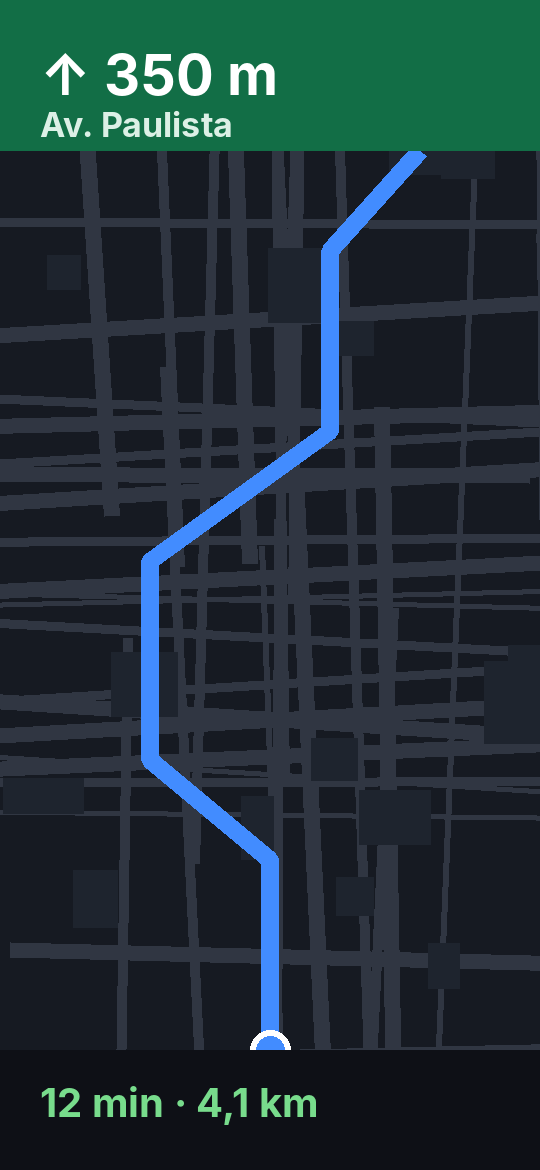
#> input picture videos/07_tempestade_solar/cena3d/texturas/tela_celular.png, 540 x 1170 px
$ python -i montar_storyboard7.py   (imports and definitions only)
#> lines starting #> are read from the running program, lines starting #| are printed output that depends on the picture
"""Storyboard do vídeo 7 (antes da narração). Planos 3D = prévias reais do Blender (cena3d/previas, com bloom);
planos 2D = quadros de layout desenhados aqui, na paleta do canal. Saída: storyboard_video7.pdf"""
import os, math, random, textwrap
import numpy as np
from PIL import Image, ImageDraw, ImageFont, ImageFilter

AQ = os.path.dirname(os.path.abspath(__file__)); V = os.path.dirname(AQ)
PREV = os.path.join(V, 'cena3d', 'previas'); MAPAS = os.path.join(V, '..', '06_terremoto', 'render', 'public')
FD = '/usr/share/fonts/opentype/inter/'
def F(n, s): return ImageFont.truetype(FD + n, s)
NAVY, OURO, BRANCO, CINZA, LARANJA, VERM, AZUL = (8, 12, 24), (227, 176, 75), (242, 244, 248), (150, 160, 180), (255, 120, 30), (230, 50, 40), (70, 150, 255)
W, H = 960, 540

# [5 lines left out: function fundo, not called in this run]

def bloom(im):
    a = np.asarray(im).astype(np.float32) / 255; lum = a.mean(axis=2, keepdims=True)
    c = Image.fromarray((np.clip((lum - 0.6) / 0.4, 0, 1) * a * 255).astype(np.uint8))
    b1 = np.asarray(c.filter(ImageFilter.GaussianBlur(6))).astype(np.float32) / 255; b2 = np.asarray(c.filter(ImageFilter.GaussianBlur(24))).astype(np.float32) / 255
    a = 1 - (1 - a) * (1 - np.clip(b1 * .7 + b2 * .6, 0, 1)); return Image.fromarray((a * 255).astype(np.uint8))

# [4 lines left out: function txt_tela, not called in this run]

def relogio(d, t, cor=BRANCO):
    f = F('Inter-SemiBold.otf', 22); d.rounded_rectangle((W - 230, 18, W - 18, 58), 8, fill=(6, 9, 18))
    d.text((W - 124, 26), t, font=f, fill=cor, anchor='ma')

# [4 lines left out: function mapa, not called in this run]

def terra_2d(d, cx, cy, r, noite=False):
    d.ellipse((cx - r, cy - r, cx + r, cy + r), fill=(25, 60, 120) if not noite else (10, 18, 35), outline=(90, 160, 255), width=3)
    d.chord((cx - r, cy - r, cx + r, cy + r), 200, 340, fill=(40, 110, 70) if not noite else (20, 30, 40))

def sol_2d(d, cx, cy, r):
    for k in range(8, 0, -1): d.ellipse((cx - r - k * 6, cy - r - k * 6, cx + r + k * 6, cy + r + k * 6), fill=(60 + k * 4, 25 + k, 8))
    d.ellipse((cx - r, cy - r, cx + r, cy + r), fill=(255, 150, 40))

# [105 lines left out: functions ficha, q_ondas, q_dinamo, q_escudo, q_aurora, q_tratores and 11 more, not called in this run]
def q_hubble():
    im = Image.open(os.path.join(PREV, 'S07.png')).convert('RGB').resize((W, H)); return im
def q_astronauta():
    im, d = fundo(); d.ellipse((380, 120, 580, 320), fill=(220, 220, 230)); d.ellipse((410, 160, 550, 280), fill=(20, 30, 50))
    d.line((520, 200, 540, 190), fill=(255, 255, 255), width=4); d.rounded_rectangle((360, 300, 600, 500), 40, fill=(220, 220, 230)); return im
# [8 lines left out: functions q_amazonia, q_inpe, not called in this run]
def q_celular():
    im, d = fundo(); d.rounded_rectangle((400, 70, 560, 470), 22, fill=(20, 22, 28), outline=(90, 90, 100), width=4)
    d.text((480, 240), 'sem sinal', font=F('Inter-SemiBold.otf', 22), fill=CINZA, anchor='ma'); return im
# [22 lines left out: functions q_cartela, p3, p2, not called in this run]

INTRO = 'INTRODUÇÃO · 100% 3D (tempos reais da narração)'
P = []
# introdução v2 com tempos reais
import sys; sys.path.insert(0, AQ); from intro_planos import planos as _ip
_I = []
# [4 lines not run here, left out]
from corpo_planos import planos as _cp
# [8 lines left out: function _vis, not called in this run]
# [1 line that did not run here, left out]
# [1 line that did not run here, left out]

# ---------- montagem do PDF ----------
PW, PH, COLS, ROWS, CW, CH, IMW, IMH = 2400, 1500, 4, 3, 560, 420, 540, 304
# [5 lines left out: function pag, not called in this run]
pages = []; i = 0; n = 2; t0 = 0.0
# [19 lines not run here, left out]
cap = Image.new('RGB', (PW, PH), (6, 9, 16)); d = ImageDraw.Draw(cap)
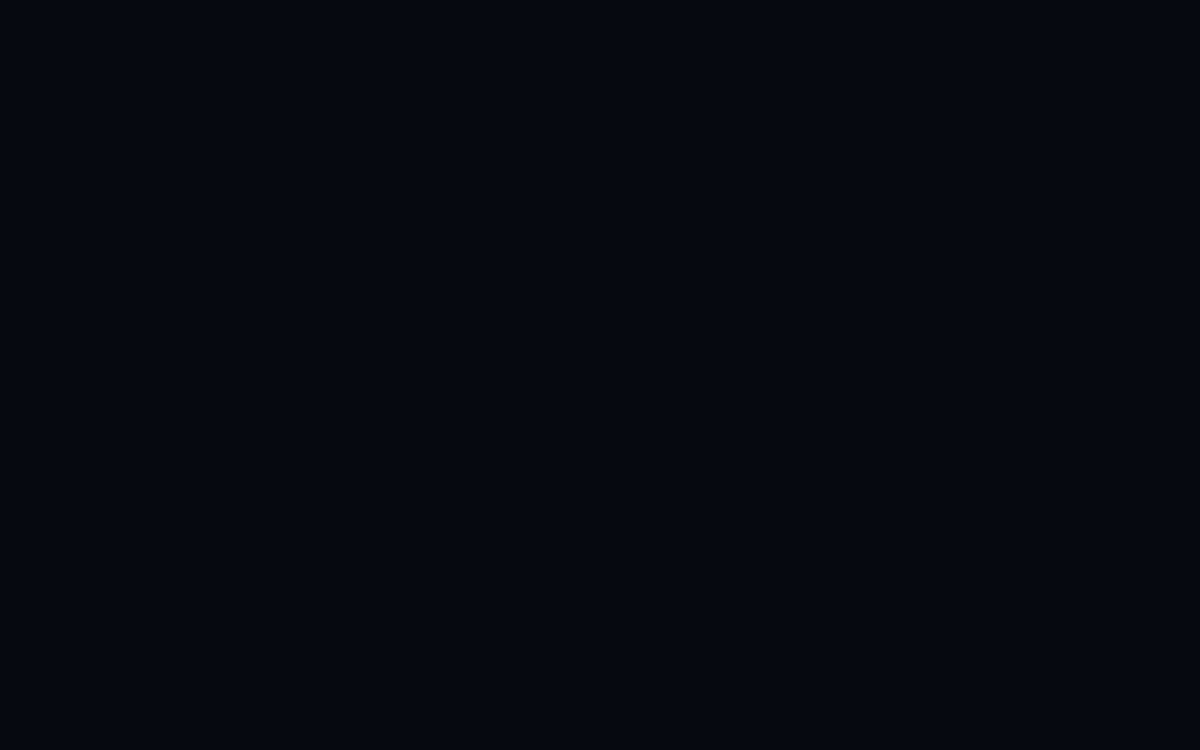
#> cap: PIL image 2400x1500 RGB (shown at 1/2 size); mean R, G, B 6, 9, 16
# [3 lines not run here, left out]
# [1 line that did not run here, left out]
# [7 lines not run here, left out]
out = os.path.join(AQ, 'storyboard_video7.pdf')
# [3 lines not run here, left out]

>>> import cv2
>>> picture = cv2.imread('../cena3d/texturas/tela_celular.png', cv2.IMREAD_GRAYSCALE)
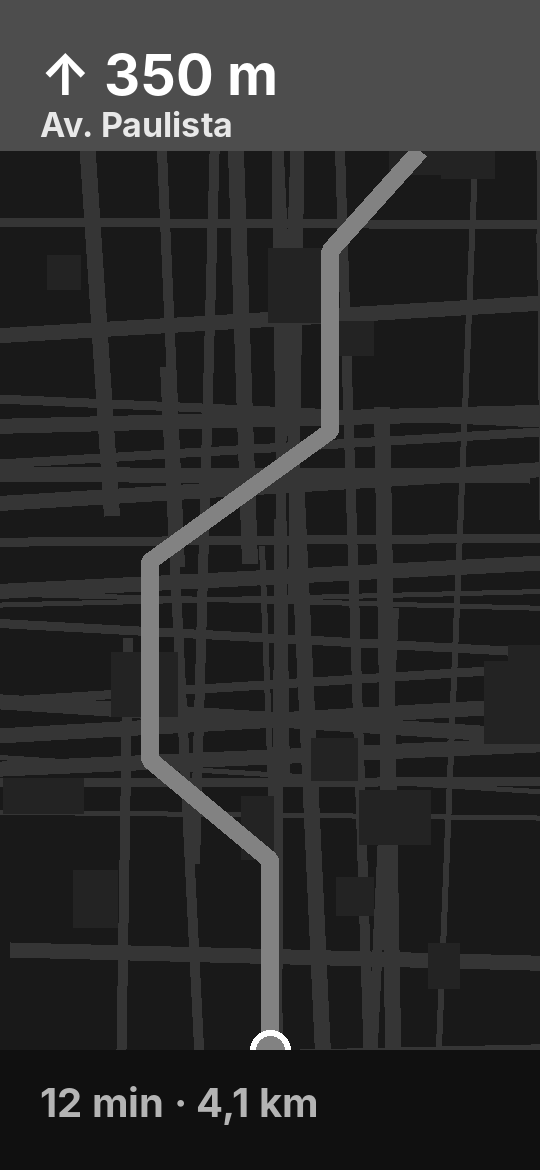
#> picture: shape (1170, 540); min 16, max 255, mean 43.7
>>> result = bloom(picture)
#> (the run stopped early here; a loop or call above may not have finished)

$ run again, on videos/07_tempestade_solar/thumbnail/fundo_3d_v1.jpg
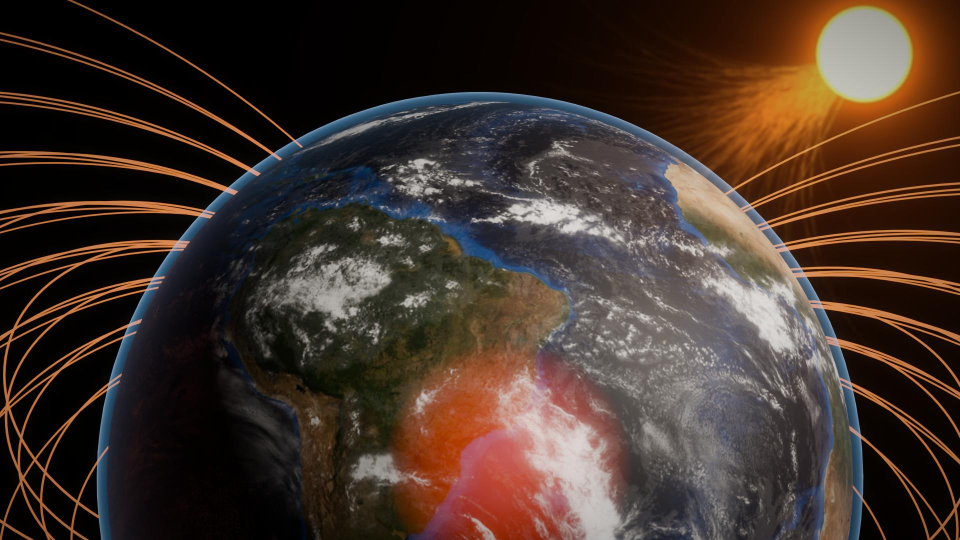
#> input picture videos/07_tempestade_solar/thumbnail/fundo_3d_v1.jpg, 1920 x 1080 px (shown at 1/2 size)
#> `picture = cv2.imread('../cena3d/texturas/tela_celular.png', cv2.IMREAD..`:
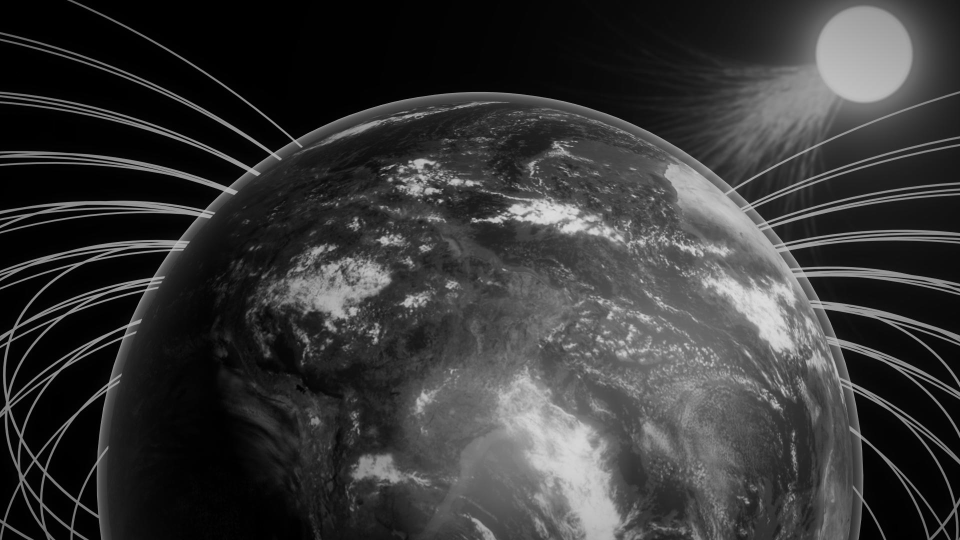
#> picture: shape (1080, 1920) (shown at 1/2 size); min 0, max 222, mean 55.6
